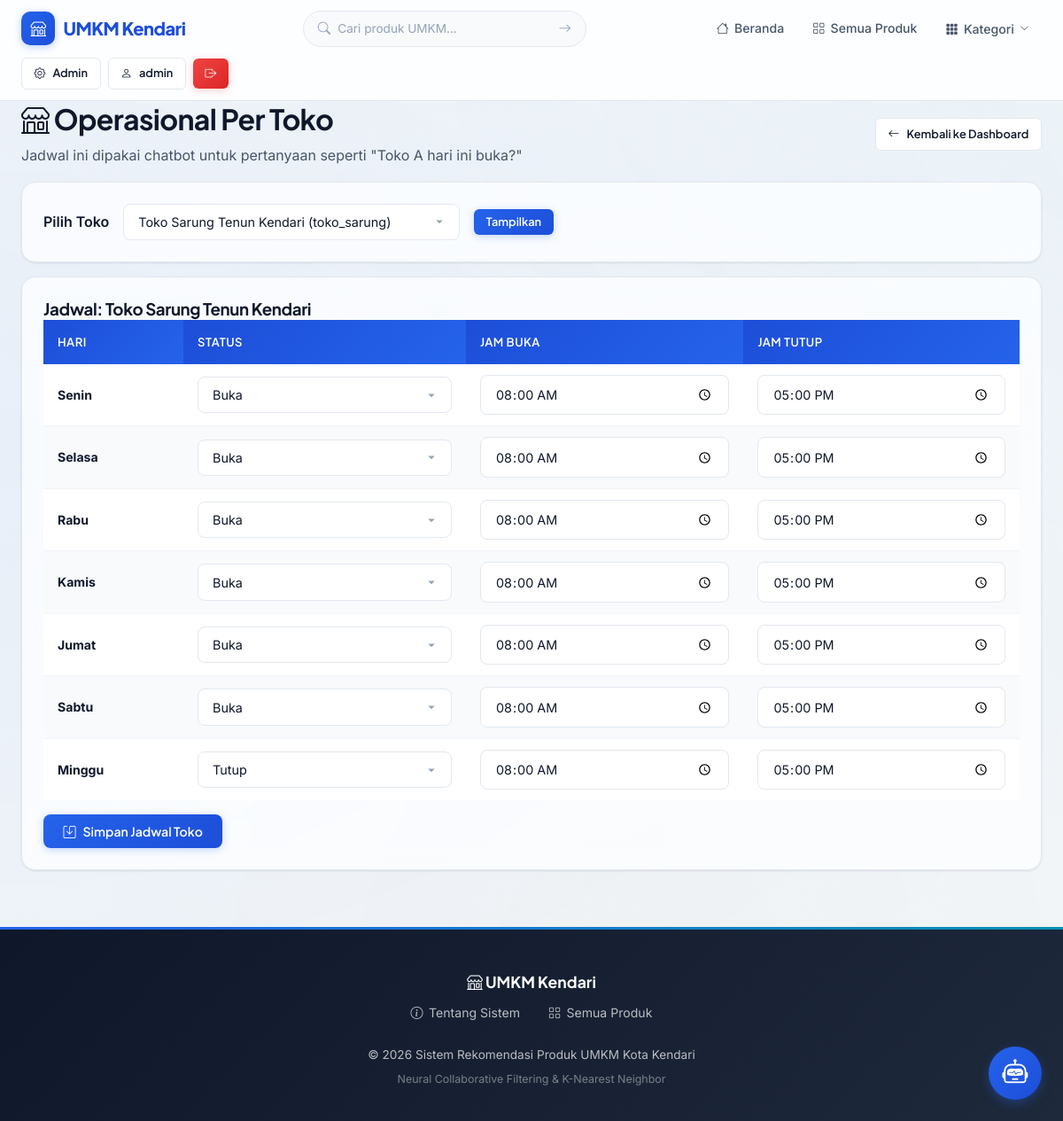
Screenshot of /admin/operasional/seller?seller_id=2 (signed in) with the database file from the repository.
### tables this page shows
CREATE TABLE users (
            id INTEGER PRIMARY KEY AUTOINCREMENT,
            username TEXT UNIQUE NOT NULL,
            email TEXT UNIQUE NOT NULL,
            password_hash TEXT NOT NULL,
            role TEXT NOT NULL DEFAULT 'buyer' CHECK(role IN ('admin','seller','buyer')),
            nama_lengkap TEXT NOT NULL,
            alamat TEXT DEFAULT '',
            no_telepon TEXT DEFAULT '',
            created_at TIMESTAMP DEFAULT CURRENT_TIMESTAMP
        );

CREATE TABLE seller_operasional (
            id INTEGER PRIMARY KEY AUTOINCREMENT,
            seller_id INTEGER NOT NULL,
            hari_index INTEGER NOT NULL CHECK(hari_index >= 0 AND hari_index <= 6),
            hari_nama TEXT NOT NULL,
            buka_jam TEXT NOT NULL DEFAULT '08:00',
            tutup_jam TEXT NOT NULL DEFAULT '17:00',
            is_open INTEGER NOT NULL DEFAULT 1 CHECK(is_open IN (0, 1)),
            FOREIGN KEY (seller_id) REFERENCES users(id) ON DELETE CASCADE,
            UNIQUE(seller_id, hari_index)
        );

### routes/admin.py (the view, shortened to what this page needs)
@admin_bp.route('/operasional/seller', methods=['GET', 'POST'])
@admin_required
def kelola_operasional_seller():
    from models.database import get_db
    db = get_db()
    sellers = db.execute(
        "SELECT id, username, nama_lengkap FROM users WHERE role = 'seller' ORDER BY nama_lengkap ASC"
    ).fetchall()
    if not sellers:
        flash('Belum ada akun seller.', 'warning')
        return redirect(url_for('admin.dashboard'))
    selected_seller_id = request.args.get('seller_id', type=int) or sellers[0]['id']
    rows = db.execute(
        '''
        SELECT hari_index, hari_nama, buka_jam, tutup_jam, is_open
        FROM seller_operasional
        WHERE seller_id = ?
        ORDER BY hari_index ASC
        ''',
        (selected_seller_id,)
    ).fetchall()
    schedule = [dict(row) for row in rows]
    selected_seller = next((dict(s) for s in sellers if s['id'] == selected_seller_id), dict(sellers[0]))
    kategori_list = Kategori.get_all()
    return render_template(
        'admin/operasional_seller.html',
        sellers=[dict(s) for s in sellers],
        selected_seller=selected_seller,
        schedule=schedule,
        kategori_list=kategori_list
    )

### models/database.py (called while the page is built)
def get_db():
    from flask import g
    if 'db' not in g:
        g.db = sqlite3.connect(DATABASE)
        g.db.row_factory = sqlite3.Row
        g.db.execute("PRAGMA foreign_keys = ON")
    return g.db

### models/kategori.py (called while the page is built)
    @staticmethod
    def get_all():
        db = get_db()
        rows = db.execute('SELECT * FROM kategori ORDER BY nama').fetchall()
        return [Kategori(**dict(row)) for row in rows]

### models/user.py (called while the page is built)
    @staticmethod
    def get_by_id(user_id):
        db = get_db()
        row = db.execute('SELECT * FROM users WHERE id = ?', (user_id,)).fetchone()
        if row:
            return User(**dict(row))
        return None

### routes/admin.py (called while the page is built)
def admin_required(f):
    @wraps(f)
    @login_required
    def decorated_function(*args, **kwargs):
        if current_user.role != 'admin':
            flash('Akses ditolak. Anda bukan admin.', 'danger')
            return redirect(url_for('main.index'))
        return f(*args, **kwargs)
    return decorated_function

### templates/admin/operasional_seller.html (shortened to what this page needs)
{% extends "base.html" %}
{% block content %}
<div class="container">
    <div class="d-flex justify-between align-center" style="margin-bottom: 1rem;">
        <div>
            <h1 style="margin:0;"><i class="bi bi-shop"></i> Operasional Per Toko</h1>
            <p style="margin:0.35rem 0 0; color: var(--text-secondary);">
                Jadwal ini dipakai chatbot untuk pertanyaan seperti "Toko A hari ini buka?"
            </p>
        </div>
        <a href="{{ url_for('admin.dashboard') }}" class="btn btn-secondary btn-sm">
            <i class="bi bi-arrow-left"></i> Kembali ke Dashboard
        </a>
    </div>
    <div class="glass-card" style="margin-bottom: 1rem;">
        <form method="GET" class="d-flex gap-2 align-center">
            <label for="seller_id" style="font-weight: 600;">Pilih Toko</label>
            <select id="seller_id" name="seller_id" class="form-control" style="max-width: 380px;">
                {% for seller in sellers %}
                <option value="{{ seller.id }}" {% if seller.id == selected_seller.id %}selected{% endif %}>
                    {{ seller.nama_lengkap }} ({{ seller.username }})
                </option>
                {% endfor %}
            </select>
            <button type="submit" class="btn btn-primary btn-sm">Tampilkan</button>
        </form>
    </div>
    <div class="glass-card">
        <h3 style="margin-top: 0;">Jadwal: {{ selected_seller.nama_lengkap }}</h3>
        <form method="POST">
            <div class="table-responsive">
                <table class="table">
                    <thead>
                        <tr>
                            <th>Hari</th>
                            <th>Status</th>
                            <th>Jam Buka</th>
                            <th>Jam Tutup</th>
                        </tr>
                    </thead>
                    <tbody>
                        {% for d in schedule %}
                        <tr>
                            <td><strong>{{ d.hari_nama }}</strong></td>
                            <td style="min-width: 170px;">
                                <select name="is_open_{{ d.hari_index }}" class="form-control">
                                    <option value="1" {% if d.is_open == 1 %}selected{% endif %}>Buka</option>
                                    <option value="0" {% if d.is_open == 0 %}selected{% endif %}>Tutup</option>
                                </select>
                            </td>
                            <td><input type="time" name="buka_jam_{{ d.hari_index }}" value="{{ d.buka_jam }}" class="form-control"></td>
                            <td><input type="time" name="tutup_jam_{{ d.hari_index }}" value="{{ d.tutup_jam }}" class="form-control"></td>
                        </tr>
                        {% endfor %}
                    </tbody>
                </table>
            </div>
            <div class="d-flex justify-end" style="margin-top: 1rem;">
                <button type="submit" class="btn btn-primary">
                    <i class="bi bi-save"></i> Simpan Jadwal Toko
                </button>
            </div>
        </form>
    </div>
</div>
{% endblock %}

### templates/base.html (shortened to what this page needs)
<!DOCTYPE html>
<html lang="id">
<head>
    <link rel="stylesheet" href="{{ url_for('static', filename='css/style.css') }}">
    <link rel="stylesheet" href="https://cdn.jsdelivr.net/npm/bootstrap-icons@1.11.3/font/bootstrap-icons.min.css">
    <link rel="stylesheet" href="https://cdn.jsdelivr.net/npm/sweetalert2@11/dist/sweetalert2.min.css">
</head>
<body>
    <nav class="navbar" id="mainNav">
        <div class="container">
            <a href="{{ url_for('main.index') }}" class="navbar-brand">
                <span class="brand-icon"><i class="bi bi-shop"></i></span>
                UMKM Kendari
            </a>
            <form action="{{ url_for('main.search') }}" method="GET" class="nav-search">
                <i class="bi bi-search"></i>
                <input type="text" name="q" placeholder="Cari produk UMKM..." value="{{ request.args.get('q', '') }}">
                <button type="submit"><i class="bi bi-arrow-right"></i></button>
            </form>
            <ul class="navbar-nav">
                <li><a href="{{ url_for('main.index') }}" class="nav-link {% if request.endpoint == 'main.index' %}active{% endif %}"><i class="bi bi-house"></i> Beranda</a></li>
                <li><a href="{{ url_for('main.list_produk') }}" class="nav-link {% if request.endpoint == 'main.list_produk' and not request.args.get('kategori') %}active{% endif %}"><i class="bi bi-grid"></i> Semua Produk</a></li>
                {% if kategori_list %}
                <li class="nav-dropdown">
                    <button class="nav-link nav-dropdown-toggle" id="kategoriDropdownBtn" aria-expanded="false">
                        <i class="bi bi-grid-3x3-gap-fill"></i> Kategori
                        <i class="bi bi-chevron-down nav-dropdown-chevron"></i>
                    </button>
                </li>
                {% endif %}
            </ul>
            <div class="nav-auth">
                {% if current_user.is_authenticated %}
                    {% if current_user.role == 'admin' %}
                        <a href="{{ url_for('admin.dashboard') }}" class="btn btn-sm btn-secondary"><i class="bi bi-gear"></i> Admin</a>
                    {% elif current_user.role == 'seller' %}
                        <a href="{{ url_for('seller.dashboard') }}" class="btn btn-sm btn-secondary"><i class="bi bi-box"></i> Toko Saya</a>
                    {% endif %}
                    <a href="{{ url_for('main.profil') }}" class="btn btn-sm btn-secondary"><i class="bi bi-person"></i> {{ current_user.username }}</a>
                    <a href="{{ url_for('auth.logout') }}" class="btn btn-sm btn-danger"><i class="bi bi-box-arrow-right"></i></a>
                {% else %}
                    <a href="{{ url_for('auth.login') }}" class="btn btn-sm btn-secondary">Masuk</a>
                    <a href="{{ url_for('auth.register') }}" class="btn btn-sm btn-primary">Daftar</a>
                {% endif %}
            </div>
        </div>
    </nav>
    <main>
        {% block content %}{% endblock %}
    </main>
    <footer class="footer">
        <div class="container">
            <div class="footer-brand">
                <i class="bi bi-shop"></i> UMKM Kendari
            </div>
            <div class="footer-links">
                <a href="{{ url_for('main.tentang') }}"><i class="bi bi-info-circle"></i> Tentang Sistem</a>
                <a href="{{ url_for('main.list_produk') }}"><i class="bi bi-grid"></i> Semua Produk</a>
            </div>
            <p>&copy; 2026 Sistem Rekomendasi Produk UMKM Kota Kendari</p>
            <p style="margin-top: 0.3rem; font-size: 0.78rem; opacity: 0.6;">Neural Collaborative Filtering & K-Nearest Neighbor</p>
        </div>
    </footer>
    {% include "partials/chatbot_widget.html" %}
</body>
</html>

### rows the page displays
users: username "admin"
users: nama_lengkap "Toko Sarung Tenun Kendari"
seller_operasional: hari_nama "Senin", is_open+hari_index "Buka", buka_jam "08:00", tutup_jam "17:00"
seller_operasional: hari_nama "Selasa", is_open+hari_index "Buka", buka_jam "08:00", tutup_jam "17:00"
seller_operasional: hari_nama "Rabu", is_open+hari_index "Buka", buka_jam "08:00", tutup_jam "17:00"
seller_operasional: hari_nama "Kamis", is_open+hari_index "Buka", buka_jam "08:00", tutup_jam "17:00"
seller_operasional: hari_nama "Jumat", is_open+hari_index "Buka", buka_jam "08:00", tutup_jam "17:00"
seller_operasional: hari_nama "Sabtu", is_open+hari_index "Buka", buka_jam "08:00", tutup_jam "17:00"
seller_operasional: hari_nama "Minggu", is_open+hari_index "Tutup", buka_jam "08:00", tutup_jam "17:00"

### other values shown
form field seller_id "Toko Sarung Tenun Kendari (toko_sarung)"
